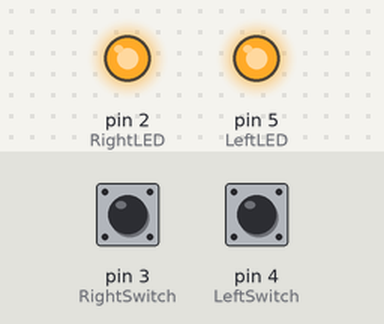
A sketch run on a simulated Arduino Uno, built with avr-gcc and run on an emulated ATmega328P. Shown: output pins drawn as LEDs (lit = HIGH). The test bench sets the inputs (shaded band); at power-on: pin 3 (RightSwitch) HIGH, pin 4 (LeftSwitch) HIGH.

Above: at 1.2 s.
1.3 s: pin 3 (RightSwitch) pulled LOW for 0.15 s
At 1.37 s:
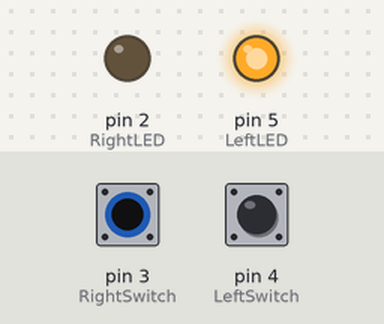
2.9 s: pin 3 (RightSwitch) pulled LOW for 3.2 s
At 7.1 s:
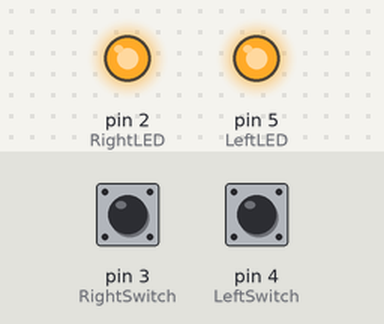
7.6 s: pin 4 (LeftSwitch) pulled LOW for 3.2 s
At 8.3 s:
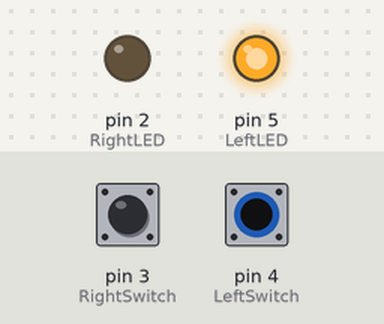
12.3 s: pin 3 (RightSwitch) driven LOW and pin 4 (LeftSwitch) driven LOW
At 13.1 s:
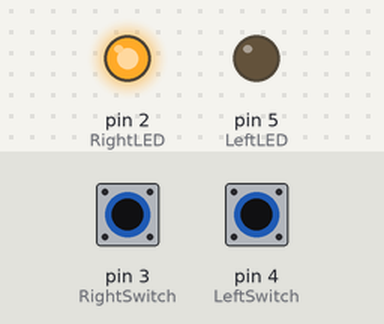
Timing chart, 0 to 14.8 s (numbered marks = the images above; inputs shaded):
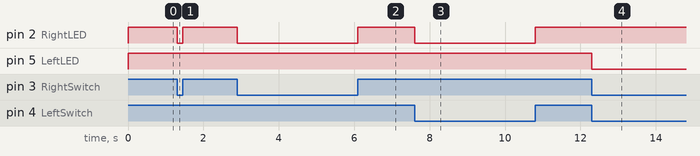

The sketch:

IfELseExample.ino
```cpp
/*
   Exercise to help understand if-then-else
*/
int LeftLED = 5;
int LeftSwitch = 4;
int RightSwitch = 3;
int RightLED = 2;

void setup() {
  pinMode(LeftLED, OUTPUT);
  pinMode(RightLED, OUTPUT);
  pinMode(LeftSwitch, INPUT_PULLUP);
  pinMode(RightSwitch, INPUT_PULLUP);
}

void loop() {
  int Left = digitalRead(LeftSwitch);
  int Right = digitalRead(RightSwitch);

  if (Right == HIGH || Left == HIGH || (Right == HIGH && Left == HIGH)) {
    digitalWrite(LeftLED,HIGH);
  }
  else
  {
    digitalWrite(LeftLED,LOW);
  }
  if ((Right == HIGH && Left == HIGH) || (Right == LOW && Left == LOW)){
    digitalWrite(RightLED,HIGH);
  }
  else if ((Right == HIGH && Left == LOW)||(Right == LOW && Left == HIGH)){
    digitalWrite(RightLED,LOW);
  }
}
```

Measured:
- after the input at 1.3 s, pin 2 (RightLED): HIGH → LOW at once, → HIGH 0.15 s later
- after the input at 2.9 s, pin 2 (RightLED): HIGH → LOW at once, → HIGH 3.2 s later
- after the input at 7.6 s, pin 2 (RightLED): HIGH → LOW at once, → HIGH 3.2 s later
- after the input at 12.3 s, pin 5 (LeftLED): HIGH → LOW at once
